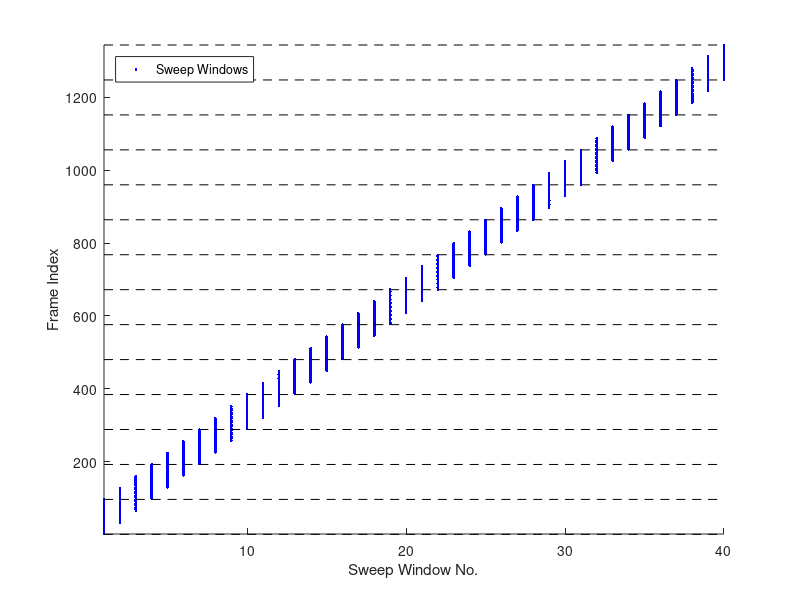

MATLAB code to generate this figure:
%% Sweep Windows Visualiser
%
% Visualise/Tinker with Sweep windowing
% - Code taken from mrecon_ktsweep_window.m
%
%

%% Window Configuration
nZ   = 14;      % slices
nT   = 96;      % dynamics
nZnT = nZ*nT;

swpWinWidths = 96;
swpWinStride = 32;
swpWinOffset = 0;
swpWinLoca = swpWinOffset+swpWinWidths/2 : swpWinStride : nZnT;

swpWinFullWidth = swpWinWidths;


%% Create Matrix of Sweep Window Indices

clear swpWindows ktAcqSwpWin ktTrnSwpWin

% Window Half Width
swpWinHalfWidth = ceil( swpWinFullWidth / 2 );

% Window Locations (centre points)
if swpWinLoca
    swpWinSpacing = unique( diff( swpWinLoca ) );
elseif isempty( swpWinSpacing )
    swpWinSpacing = swpWinFullWidth; % M2D equivalent
end

if isempty( swpWinLoca )
    swpWinLoca = swpWinHalfWidth:swpWinSpacing:nZnT;
end

numSwpWindows = numel( swpWinLoca );

% Sweep Windows Array
for iW = 1:numSwpWindows
    swpWindows(:,iW) = ...
        swpWinLoca(iW)-swpWinHalfWidth+1:swpWinLoca(iW)+swpWinHalfWidth;
end

% Ensure Windows within Acquisition FOV
[~,swpWinOutOfBounds,~] = find(swpWindows > nZnT);
swpWindows( :, unique(swpWinOutOfBounds) ) = [];
numSwpWindows = size( swpWindows, 2 );


%% Visualise Sweep Windows
    
% Sweep Windows
figure; hold on;
plot(swpWindows','.b');

% M2D Frames
m2dWinLoca = 0:nT:nZnT;
for iW = 1:numel(m2dWinLoca)
    plot(1:numSwpWindows, repmat(m2dWinLoca(iW),1,numSwpWindows),'k--');
end

xlabel('Sweep Window No.'); ylabel('Frame Index');
legend('Sweep Windows','Location','NorthWest');
axis([1 numSwpWindows 1 nZnT]);

% % Save
% hFig = gcf; hFig.Name = strcat( outFilePrefix, '_swp_windows' );
% saveas( hFig, [outputDirPath '/' hFig.Name, '.fig' ] );
% saveas( hFig, [outputDirPath '/' hFig.Name, '.png' ] ); clear hFig;
